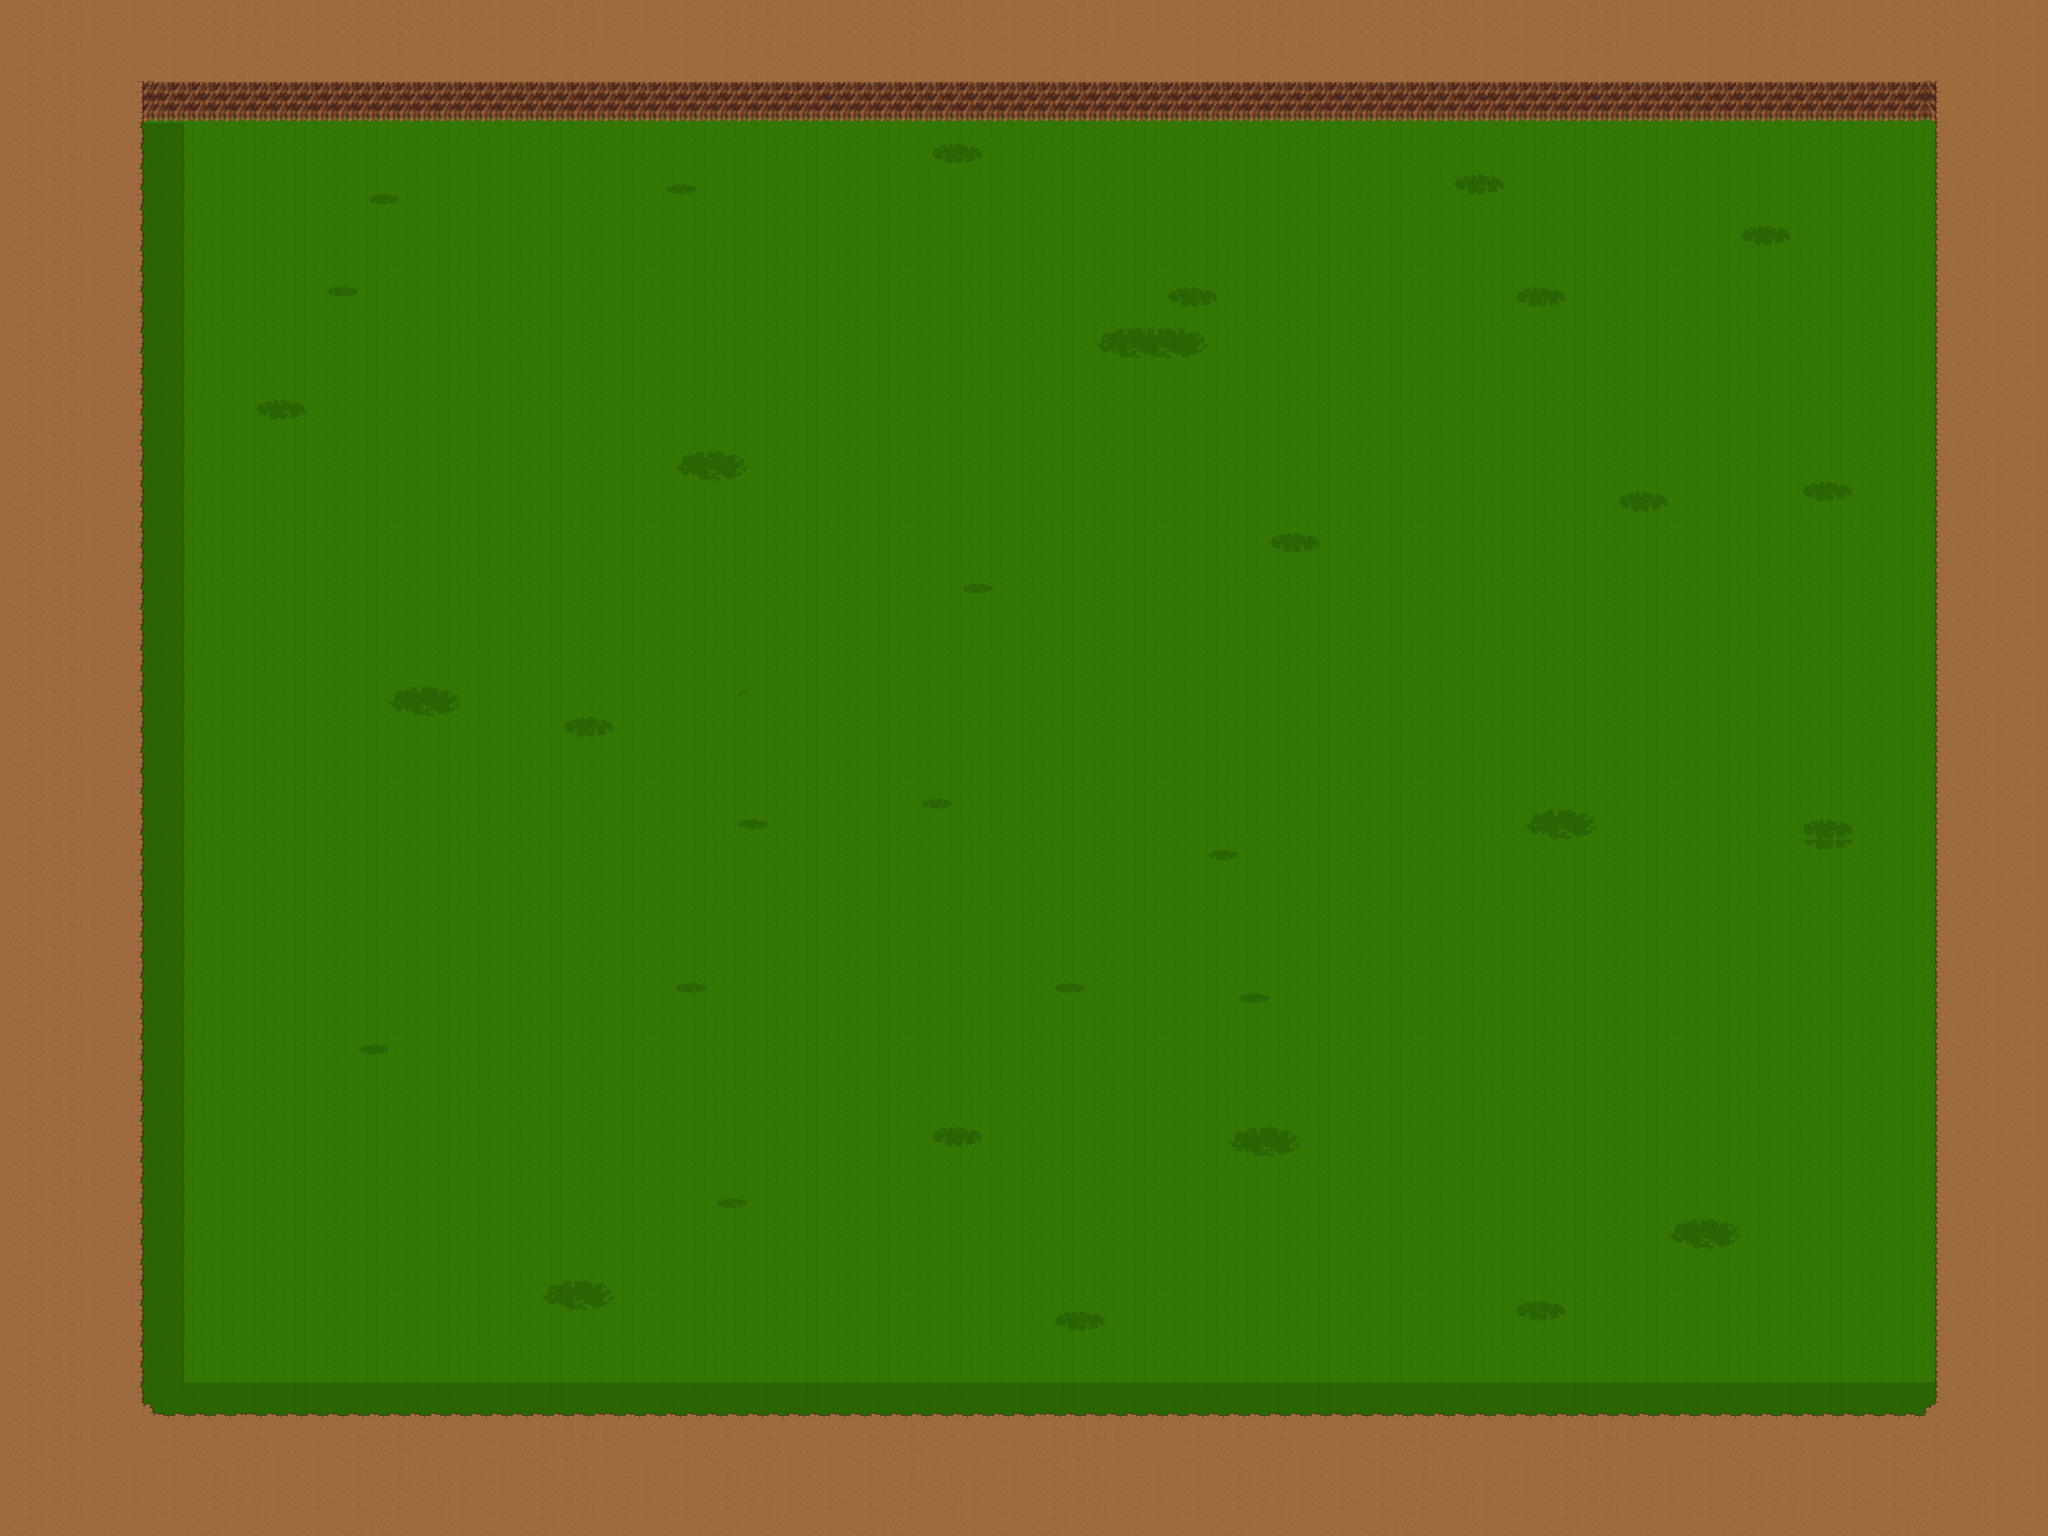

This is a level from a 2D game, rendered from its Tiled map with the project's own tilesets. A one-line summary and the map file follow, with tile-layer data summarised:
An orthogonal 200x150 tile map with 16x16 px tiles, 3 tile layers (floor, shadow, walls), 3 tilesets and 4 objects.

<map version="1.10" tiledversion="1.11.2" orientation="orthogonal" renderorder="right-down" width="200" height="150" tilewidth="16" tileheight="16" infinite="0" nextlayerid="5" nextobjectid="6">
 <tileset firstgid="1" name="floor" tilewidth="16" tileheight="16" tilecount="650" columns="25">
  <image source="../tileset/floor.png" width="400" height="416" />
 </tileset>
 <tileset firstgid="651" name="wall" tilewidth="16" tileheight="16" tilecount="625" columns="25">
  <image source="../tileset/wall.png" width="400" height="400" />
 </tileset>
 <tileset firstgid="1276" name="shadow" tilewidth="16" tileheight="16" tilecount="625" columns="25">
  <image source="../tileset/shadow.png" width="400" height="400" />
 </tileset>
 <layer id="1" name="floor" width="200" height="150">
  <data>[30000 cells, 30000 non-empty, 1 distinct tile ids]</data>
 </layer>
 <layer id="3" name="shadow" width="200" height="150">
  <data>[30000 cells, 2033 non-empty, 42 distinct tile ids]</data>
 </layer>
 <layer id="2" name="walls" width="200" height="150">
  <data>[30000 cells, 7953 non-empty, 25 distinct tile ids]</data>
 </layer>
 <objectgroup id="4" name="collision">
  <object id="1" x="177.333" y="128" width="36.6667" height="2096.67" />
  <object id="2" x="216.667" y="127.333" width="2818.33" height="48" />
  <object id="4" x="3033" y="175.667" width="51.6667" height="2080.67" />
  <object id="5" x="214.333" y="2219" width="2819.85" height="46" />
 </objectgroup>
</map>
